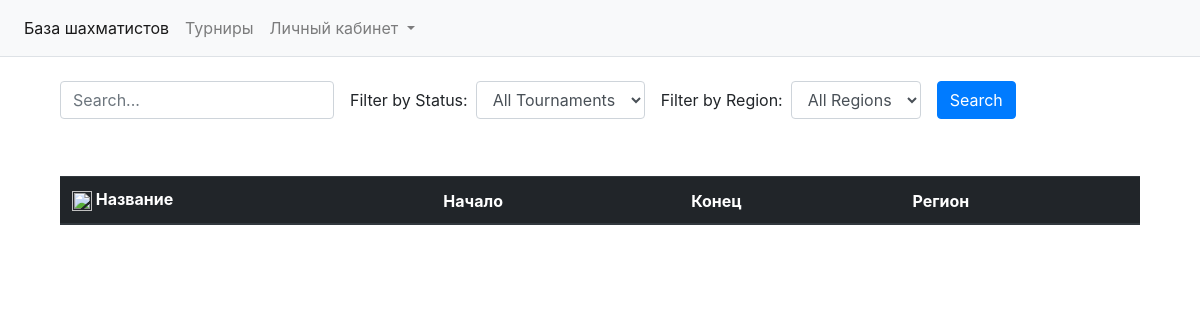
The app's page /tournaments/, older data.
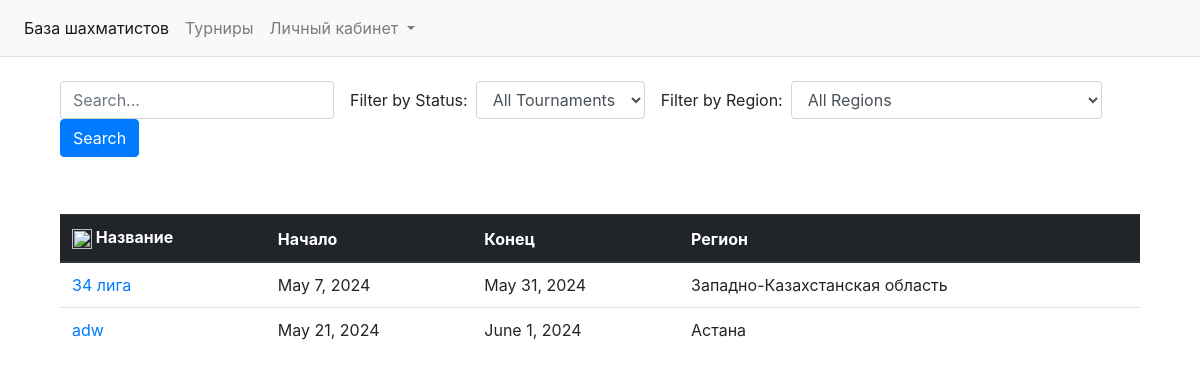
The same page, newer data.
### tournament/models.py (models this page shows, shortened)
class Tournament(models.Model):
    title = models.CharField('', max_length=50)
    description = models.TextField()
    start_date = models.DateField()
    end_date = models.DateField()
    gender = models.CharField(max_length=5, choices=TYPE_CHOICES, default='open')
    has_age_limit = models.BooleanField(default=False)
    min_age = models.PositiveIntegerField(blank=True, null=True)
    max_age = models.PositiveIntegerField(blank=True, null=True)
    organizer = models.ForeignKey(User, on_delete=models.CASCADE)
    players = models.ManyToManyField(ChessPlayers, related_name='tournaments')
    region = models.ForeignKey(Region, on_delete=models.CASCADE, null=True)

### players/models.py (models this page shows)
class Region(models.Model):
    title = models.CharField('Название', max_length=40)
    def __str__(self):
        return self.title

### tournament/views.py (the view)
# urls.py: path('', TournamentList.as_view(), name='tournaments'),
class TournamentList(ListView):
    template_name = 'tournament/tournaments.html'
    model = Tournament
    context_object_name = 'tournaments'
    def get_context_data(self, *, object_list=None, **kwargs):
        context = super().get_context_data(**kwargs)
        context['direction_asc'] = self.request.GET.get('direction')
        context['regions'] = Region.objects.all()
        return context
    def get_queryset(self):
        queryset = Tournament.objects.all()
        sort_by = self.request.GET.get('sort_by', 'title')
        direction = self.request.GET.get('direction', 'asc')
        if direction =='desc':
            sort_by = '-' + sort_by
        return queryset.order_by(sort_by)

### tournament/templates/tournament/tournaments.html (shortened to what this page needs)
{% extends 'players/base.html'%}
{% load static %}
{% load widget_tweaks %}
{% block section %}
<section class="main-content">
  <div class="container-fluid mt-4">
    <div class="row mb-3">
      <div class="col-md-12">
        <form class="form-inline" action="{% url 'tournament:search' %}" hx-get="{% url 'tournament:search' %}" hx-trigger="click" hx-target="#table">
          <div class="form-group mr-3">
            <input type="text" class="form-control" id="search" placeholder="Search..." name="name">
          </div>
          <div class="form-group mr-3">
            <label for="status-filter" class="mr-2">Filter by Status:</label>
            <select class="form-control" id="status-filter" name="status">
              <option value="all">All Tournaments</option>
            </select>
          </div>
          <div class="form-group mr-3">
            <label for="region-filter" class="mr-2">Filter by Region:</label>
            <select class="form-control" id="region-filter" name="region">
              <option value="all">All Regions</option>
            </select>
          </div>
          <button type="submit" class="btn btn-primary">Search</button>
        </form>
      </div>
    </div>
    <div class="row mb-3">
      <div class="col-md-6">
      </div>
      <div class="col-md-6">
      </div>
    </div>
    <div id="table" class="mt-4" hx-target="#table">
      {% include 'tournament/partials/tournaments_table.html' %}
    </div>
  </div>
</section>
{% endblock %}

### tournament/templates/tournament/partials/tournaments_table.html
<table class="table">
        <thead class="thead-dark">
          <tr>
            <th>
              <a href="?sort_by=title&direction={% if direction_asc == 'asc' %}desc{% else %}asc{% endif %}">
                <img src="https://cdn-icons-png.flaticon.com/512/130/130898.png" alt="" width="20" height="20">
              </a>Название
            </th>
            <th>Начало</th>
            <th>Конец</th>
            <th>Регион</th>
          </tr>
        </thead>
        <tbody>
          {% for tournament in tournaments %}
          <tr>
            <td><a href="{% url 'tournament:detail_tournament' tournament.id %}">{{ tournament.title }}</a></td>
            <td>{{ tournament.start_date }}</td>
            <td>{{ tournament.end_date }}</td>
            <td>{{ tournament.region }}</td>
          </tr>
          {% endfor %}
        </tbody>
      </table>

Row changes from the older to the newer data that the page shows:
added Tournament: title "34 лига", start_date "May 7, 2024", end_date "May 31, 2024", region "Западно-Казахстанская область"
added Tournament: title "adw", start_date "May 21, 2024", end_date "June 1, 2024", region "Астана"
